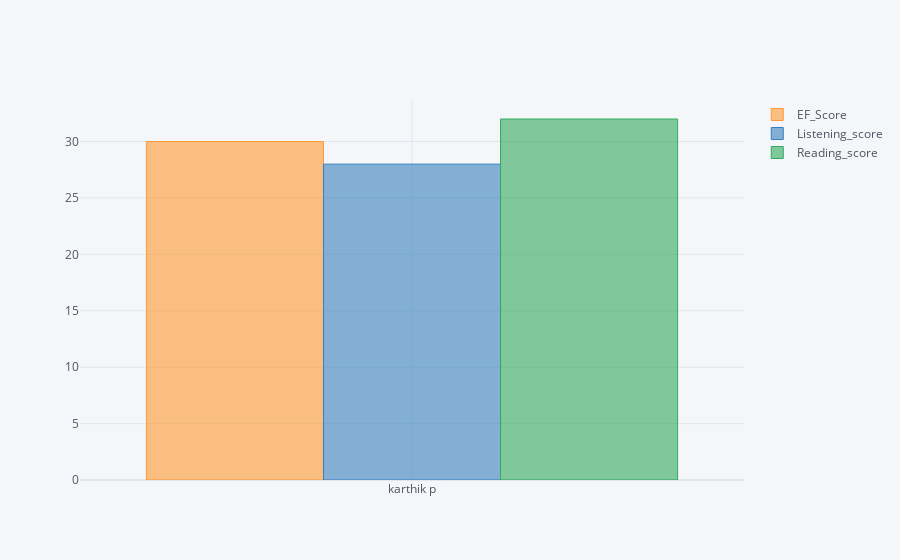

Notebook source saved alongside this figure:
### Code cell
a1 = df[df['CEFR_level']=="A1"]
a1[["EF_Score","Listening_score","Reading_score"]].iplot(kind='bar')

### Figure 1 — Plotly figure (JSON) as saved in the notebook; plotly's stock layout.template omitted (floating-point values rounded to 4 significant figures)
{"data": [{"marker": {"color": "rgba(255, 153, 51, 0.6)", "line": {"color": "rgba(255, 153, 51, 1.0)", "width": 1}}, "name": "EF_Score", "orientation": "v", "text": "", "type": "bar", "x": ["karthik p"], "y": [30]}, {"marker": {"color": "rgba(55, 128, 191, 0.6)", "line": {"color": "rgba(55, 128, 191, 1.0)", "width": 1}}, "name": "Listening_score", "orientation": "v", "text": "", "type": "bar", "x": ["karthik p"], "y": [28]}, {"marker": {"color": "rgba(50, 171, 96, 0.6)", "line": {"color": "rgba(50, 171, 96, 1.0)", "width": 1}}, "name": "Reading_score", "orientation": "v", "text": "", "type": "bar", "x": ["karthik p"], "y": [32]}], "layout": {"autosize": true, "legend": {"bgcolor": "#F5F6F9", "font": {"color": "#4D5663"}}, "paper_bgcolor": "#F5F6F9", "plot_bgcolor": "#F5F6F9", "title": {"font": {"color": "#4D5663"}}, "xaxis": {"autorange": true, "gridcolor": "#E1E5ED", "range": [-0.5, 0.5], "showgrid": true, "tickfont": {"color": "#4D5663"}, "title": {"font": {"color": "#4D5663"}, "text": ""}, "type": "category", "zerolinecolor": "#E1E5ED"}, "yaxis": {"autorange": true, "gridcolor": "#E1E5ED", "range": [0, 33.68], "showgrid": true, "tickfont": {"color": "#4D5663"}, "title": {"font": {"color": "#4D5663"}, "text": ""}, "type": "linear", "zerolinecolor": "#E1E5ED"}}}
